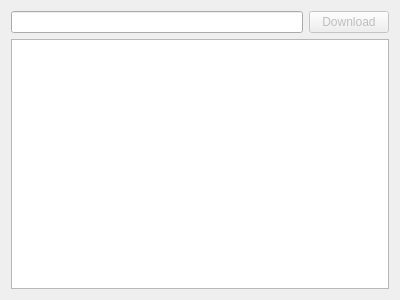
<?xml version="1.0" encoding="UTF-8"?>
<ui version="4.0">
 <class>Form</class>
 <widget class="QWidget" name="Form">
  <property name="geometry">
   <rect>
    <x>0</x>
    <y>0</y>
    <width>400</width>
    <height>300</height>
   </rect>
  </property>
  <property name="windowTitle">
   <string>Form</string>
  </property>
  <layout class="QVBoxLayout" name="verticalLayout">
   <item>
    <layout class="QHBoxLayout" name="horizontalLayout">
     <item>
      <widget class="QLineEdit" name="lineEdit"/>
     </item>
     <item>
      <widget class="QPushButton" name="downloadButton">
       <property name="enabled">
        <bool>false</bool>
       </property>
       <property name="text">
        <string>Download</string>
       </property>
      </widget>
     </item>
    </layout>
   </item>
   <item>
    <widget class="QTableView" name="tableView">
     <property name="editTriggers">
      <set>QAbstractItemView::NoEditTriggers</set>
     </property>
     <property name="selectionBehavior">
      <enum>QAbstractItemView::SelectRows</enum>
     </property>
     <property name="sortingEnabled">
      <bool>true</bool>
     </property>
     <property name="cornerButtonEnabled">
      <bool>false</bool>
     </property>
     <attribute name="horizontalHeaderDefaultSectionSize">
      <number>75</number>
     </attribute>
     <attribute name="horizontalHeaderStretchLastSection">
      <bool>true</bool>
     </attribute>
     <attribute name="verticalHeaderVisible">
      <bool>false</bool>
     </attribute>
    </widget>
   </item>
  </layout>
 </widget>
 <resources/>
 <connections/>
</ui>
